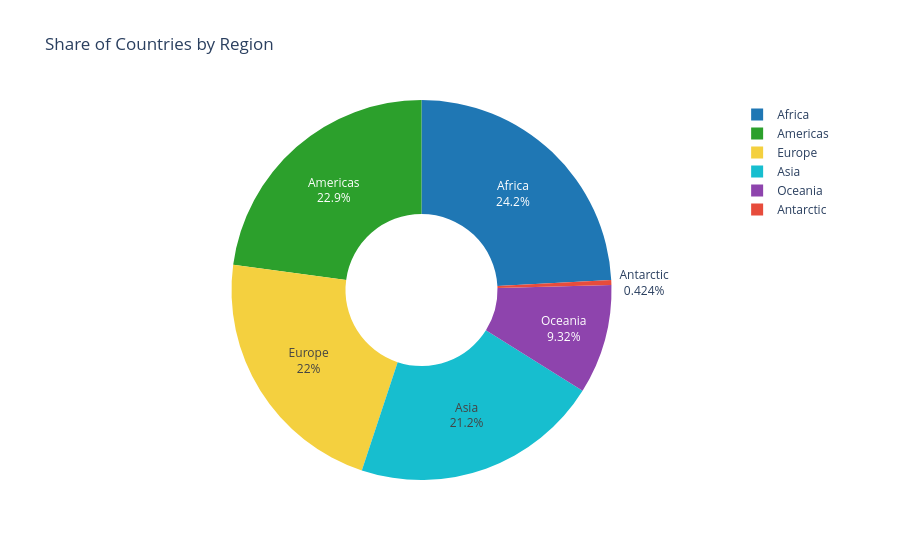

Notebook source saved alongside this figure:
### Markdown cell above
## Share of Countries by Region

Shows what proportion of all countries in the dataset fall into each region —
useful context for interpreting the region-based comparisons elsewhere in
this analysis.

### Code cell
import plotly.express as px

country_counts = merged[['country_code3', 'region']].drop_duplicates()
region_counts = country_counts['region'].value_counts().reset_index()
region_counts.columns = ['region', 'count']

fig = px.pie(
    region_counts,
    names='region',
    values='count',
    title='Share of Countries by Region',
    color='region',
    color_discrete_map=region_colors,   # reuse your existing fixed region palette
    hole=0.4
)

fig.update_traces(textinfo='percent+label')
fig.show()

### Figure 1 — Plotly figure (JSON) as saved in the notebook; plotly's stock layout.template omitted (floating-point values rounded to 4 significant figures)
{"data": [{"customdata": [["Africa"], ["Americas"], ["Europe"], ["Asia"], ["Oceania"], ["Antarctic"]], "domain": {"x": [0, 1], "y": [0, 1]}, "hole": 0.4, "hovertemplate": "region=%{customdata[0]}<br>count=%{value}<extra></extra>", "labels": ["Africa", "Americas", "Europe", "Asia", "Oceania", "Antarctic"], "legendgroup": "", "marker": {"colors": ["#1f77b4", "#2ca02c", "#f4d03f", "#17becf", "#8e44ad", "#e74c3c"]}, "name": "", "showlegend": true, "textinfo": "percent+label", "type": "pie", "values": [57, 54, 52, 50, 22, 1]}], "layout": {"legend": {"tracegroupgap": 0}, "title": {"text": "Share of Countries by Region"}}}
